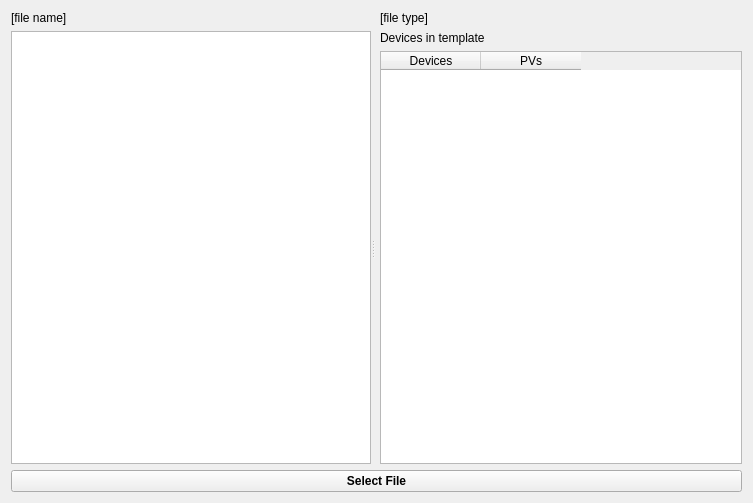
<?xml version="1.0" encoding="UTF-8"?>
<ui version="4.0">
 <class>WizardPage</class>
 <widget class="QWizardPage" name="WizardPage">
  <property name="geometry">
   <rect>
    <x>0</x>
    <y>0</y>
    <width>753</width>
    <height>503</height>
   </rect>
  </property>
  <property name="sizePolicy">
   <sizepolicy hsizetype="Expanding" vsizetype="Expanding">
    <horstretch>0</horstretch>
    <verstretch>0</verstretch>
   </sizepolicy>
  </property>
  <property name="windowTitle">
   <string>SelectTemplatePage</string>
  </property>
  <property name="title">
   <string>Select a File</string>
  </property>
  <property name="subTitle">
   <string>Open a file to use as a template</string>
  </property>
  <layout class="QVBoxLayout" name="verticalLayout">
   <item>
    <layout class="QHBoxLayout" name="label_hlayout">
     <item>
      <widget class="QLabel" name="file_name_label">
       <property name="text">
        <string>[file name]</string>
       </property>
      </widget>
     </item>
     <item>
      <widget class="QLabel" name="type_label">
       <property name="text">
        <string>[file type]</string>
       </property>
      </widget>
     </item>
    </layout>
   </item>
   <item>
    <widget class="QSplitter" name="overview_splitter">
     <property name="sizePolicy">
      <sizepolicy hsizetype="Expanding" vsizetype="Expanding">
       <horstretch>0</horstretch>
       <verstretch>0</verstretch>
      </sizepolicy>
     </property>
     <property name="orientation">
      <enum>Qt::Horizontal</enum>
     </property>
     <widget class="QTreeView" name="tree_view">
      <property name="editTriggers">
       <set>QAbstractItemView::NoEditTriggers</set>
      </property>
     </widget>
     <widget class="QWidget" name="verticalLayoutWidget">
      <layout class="QVBoxLayout" name="device_info_layout">
       <property name="leftMargin">
        <number>5</number>
       </property>
       <item>
        <widget class="QLabel" name="device_label">
         <property name="sizePolicy">
          <sizepolicy hsizetype="Preferred" vsizetype="Fixed">
           <horstretch>0</horstretch>
           <verstretch>0</verstretch>
          </sizepolicy>
         </property>
         <property name="text">
          <string>Devices in template</string>
         </property>
        </widget>
       </item>
       <item>
        <widget class="QTableWidget" name="device_table">
         <property name="toolTip">
          <string>Devices and Signals found in the original checkout</string>
         </property>
         <property name="editTriggers">
          <set>QAbstractItemView::NoEditTriggers</set>
         </property>
         <property name="selectionMode">
          <enum>QAbstractItemView::NoSelection</enum>
         </property>
         <property name="columnCount">
          <number>2</number>
         </property>
         <attribute name="verticalHeaderVisible">
          <bool>false</bool>
         </attribute>
         <column>
          <property name="text">
           <string>Devices</string>
          </property>
         </column>
         <column>
          <property name="text">
           <string>PVs</string>
          </property>
         </column>
        </widget>
       </item>
      </layout>
     </widget>
    </widget>
   </item>
   <item>
    <widget class="QPushButton" name="open_button">
     <property name="font">
      <font>
       <weight>75</weight>
       <bold>true</bold>
      </font>
     </property>
     <property name="text">
      <string>Select File</string>
     </property>
    </widget>
   </item>
  </layout>
 </widget>
 <resources/>
 <connections/>
</ui>
